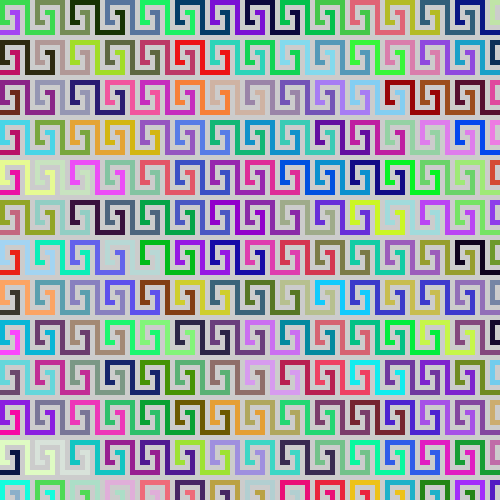
Frame 1 (no input)
Frame 60 (the mouse pressed at the canvas centre just before this capture): identical to frame 1, image omitted
Frame 120 (the mouse held since frame 60 and released just before this capture): identical to frame 1, image omitted

The Processing sketch that drew this single still picture (run headless with seeded random() and noise(); from frame 60 on, the mouse is pressed at the canvas centre):

// Processing sketch: processing_187316
// ── processing_187316.pde

int r1;
int g1;
int b1;
int x1 = -35;
int y1 = 0;



void setup (){
  size(500,500);
  frameRate(10);
}

void draw(){
  while(y1 < 600){
  r1 = int(random(255));
  g1 = int(random(255));
  b1 = int(random(255));
  pattern(r1,g1,b1,x1,y1);
  
  x1 = x1 + 35;
  if(x1 > width){
    x1 = -35;
    y1 = y1 + 40;
  }
  }
  
  
}

void pattern(int r, int g, int b, int x, int y){
  noStroke();
  fill(r,g,b);
  beginShape();
  vertex(x,y);
  vertex(x+30,y+0);
  vertex(x+30,y+30);
  vertex(x+50,y+30);
  vertex(x+50,y+15);
  vertex(x+45,y+15);
  vertex(x+45,y+10);
  vertex(x+55,y+10);
  vertex(x+55,y+35);
  vertex(x+25,y+35);
  vertex(x+25,y+5);
  vertex(x+5,y+5);
  vertex(x+5,y+20);
  vertex(x+10,y+20);
  vertex(x+10,y+25);
  vertex(x+0,y+25);
  endShape();
}
